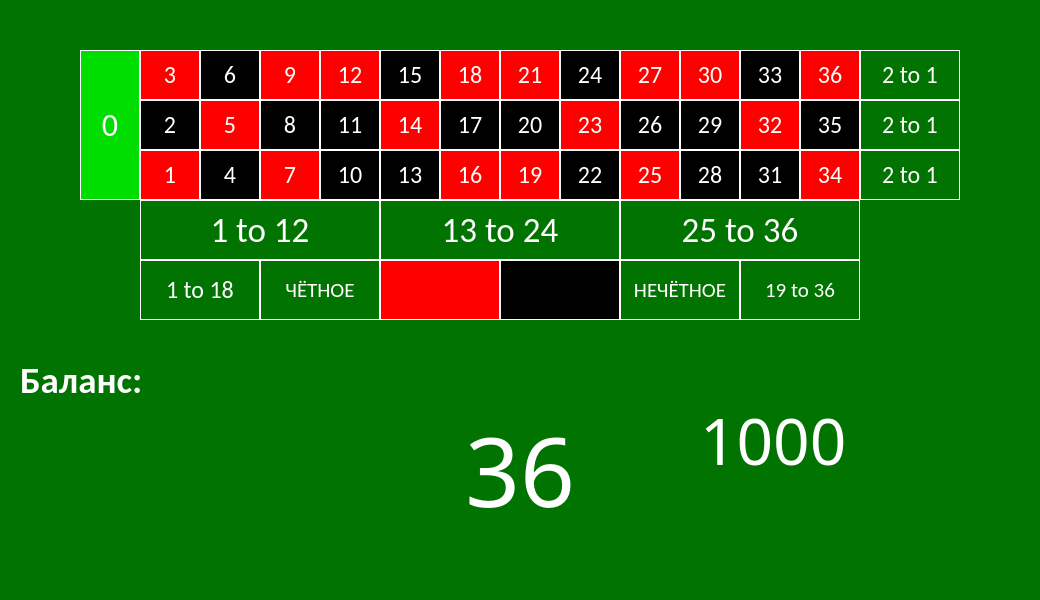
<?xml version="1.0" encoding="UTF-8"?>
<ui version="4.0">
 <class>MainWindow</class>
 <widget class="QMainWindow" name="MainWindow">
  <property name="geometry">
   <rect>
    <x>0</x>
    <y>0</y>
    <width>1040</width>
    <height>600</height>
   </rect>
  </property>
  <property name="windowTitle">
   <string>MainWindow</string>
  </property>
  <property name="styleSheet">
   <string notr="true">background-color: rgb(0, 115, 0);</string>
  </property>
  <widget class="QWidget" name="centralwidget">
   <widget class="QPushButton" name="button1">
    <property name="geometry">
     <rect>
      <x>140</x>
      <y>150</y>
      <width>60</width>
      <height>50</height>
     </rect>
    </property>
    <property name="font">
     <font>
      <family>Calibri</family>
      <pointsize>18</pointsize>
      <weight>50</weight>
      <italic>false</italic>
      <bold>false</bold>
     </font>
    </property>
    <property name="whatsThis">
     <string>&lt;html&gt;&lt;head/&gt;&lt;body&gt;&lt;p&gt;&lt;br/&gt;&lt;/p&gt;&lt;/body&gt;&lt;/html&gt;</string>
    </property>
    <property name="layoutDirection">
     <enum>Qt::LeftToRight</enum>
    </property>
    <property name="styleSheet">
     <string notr="true">background-color: rgb(255, 0, 0);
color: rgb(255, 255, 255);
border: 1px solid #FFFFFF;
</string>
    </property>
    <property name="text">
     <string>1</string>
    </property>
   </widget>
   <widget class="QPushButton" name="button2">
    <property name="geometry">
     <rect>
      <x>140</x>
      <y>100</y>
      <width>60</width>
      <height>50</height>
     </rect>
    </property>
    <property name="font">
     <font>
      <family>Calibri</family>
      <pointsize>18</pointsize>
      <weight>50</weight>
      <italic>false</italic>
      <bold>false</bold>
     </font>
    </property>
    <property name="whatsThis">
     <string>&lt;html&gt;&lt;head/&gt;&lt;body&gt;&lt;p&gt;&lt;br/&gt;&lt;/p&gt;&lt;/body&gt;&lt;/html&gt;</string>
    </property>
    <property name="layoutDirection">
     <enum>Qt::LeftToRight</enum>
    </property>
    <property name="styleSheet">
     <string notr="true">background-color: rgb(0, 0, 0);
color: rgb(255, 255, 255);
border: 1px solid #FFFFFF;
</string>
    </property>
    <property name="text">
     <string>2</string>
    </property>
   </widget>
   <widget class="QPushButton" name="button3">
    <property name="geometry">
     <rect>
      <x>140</x>
      <y>50</y>
      <width>60</width>
      <height>50</height>
     </rect>
    </property>
    <property name="font">
     <font>
      <family>Calibri</family>
      <pointsize>18</pointsize>
      <weight>50</weight>
      <italic>false</italic>
      <bold>false</bold>
     </font>
    </property>
    <property name="whatsThis">
     <string>&lt;html&gt;&lt;head/&gt;&lt;body&gt;&lt;p&gt;&lt;br/&gt;&lt;/p&gt;&lt;/body&gt;&lt;/html&gt;</string>
    </property>
    <property name="layoutDirection">
     <enum>Qt::LeftToRight</enum>
    </property>
    <property name="styleSheet">
     <string notr="true">background-color: rgb(255, 0, 0);
color: rgb(255, 255, 255);
border: 1px solid #FFFFFF;
</string>
    </property>
    <property name="text">
     <string>3</string>
    </property>
   </widget>
   <widget class="QPushButton" name="button5">
    <property name="geometry">
     <rect>
      <x>200</x>
      <y>100</y>
      <width>60</width>
      <height>50</height>
     </rect>
    </property>
    <property name="font">
     <font>
      <family>Calibri</family>
      <pointsize>18</pointsize>
      <weight>50</weight>
      <italic>false</italic>
      <bold>false</bold>
     </font>
    </property>
    <property name="whatsThis">
     <string>&lt;html&gt;&lt;head/&gt;&lt;body&gt;&lt;p&gt;&lt;br/&gt;&lt;/p&gt;&lt;/body&gt;&lt;/html&gt;</string>
    </property>
    <property name="layoutDirection">
     <enum>Qt::LeftToRight</enum>
    </property>
    <property name="styleSheet">
     <string notr="true">background-color: rgb(255, 0, 0);
color: rgb(255, 255, 255);
border: 1px solid #FFFFFF;
</string>
    </property>
    <property name="text">
     <string>5</string>
    </property>
   </widget>
   <widget class="QPushButton" name="button7">
    <property name="geometry">
     <rect>
      <x>260</x>
      <y>150</y>
      <width>60</width>
      <height>50</height>
     </rect>
    </property>
    <property name="font">
     <font>
      <family>Calibri</family>
      <pointsize>18</pointsize>
      <weight>50</weight>
      <italic>false</italic>
      <bold>false</bold>
     </font>
    </property>
    <property name="whatsThis">
     <string>&lt;html&gt;&lt;head/&gt;&lt;body&gt;&lt;p&gt;&lt;br/&gt;&lt;/p&gt;&lt;/body&gt;&lt;/html&gt;</string>
    </property>
    <property name="layoutDirection">
     <enum>Qt::LeftToRight</enum>
    </property>
    <property name="styleSheet">
     <string notr="true">background-color: rgb(255, 0, 0);
color: rgb(255, 255, 255);
border: 1px solid #FFFFFF;
</string>
    </property>
    <property name="text">
     <string>7</string>
    </property>
   </widget>
   <widget class="QPushButton" name="button9">
    <property name="geometry">
     <rect>
      <x>260</x>
      <y>50</y>
      <width>60</width>
      <height>50</height>
     </rect>
    </property>
    <property name="font">
     <font>
      <family>Calibri</family>
      <pointsize>18</pointsize>
      <weight>50</weight>
      <italic>false</italic>
      <bold>false</bold>
     </font>
    </property>
    <property name="whatsThis">
     <string>&lt;html&gt;&lt;head/&gt;&lt;body&gt;&lt;p&gt;&lt;br/&gt;&lt;/p&gt;&lt;/body&gt;&lt;/html&gt;</string>
    </property>
    <property name="layoutDirection">
     <enum>Qt::LeftToRight</enum>
    </property>
    <property name="styleSheet">
     <string notr="true">background-color: rgb(255, 0, 0);
color: rgb(255, 255, 255);
border: 1px solid #FFFFFF;
</string>
    </property>
    <property name="text">
     <string>9</string>
    </property>
   </widget>
   <widget class="QPushButton" name="button4">
    <property name="geometry">
     <rect>
      <x>200</x>
      <y>150</y>
      <width>60</width>
      <height>50</height>
     </rect>
    </property>
    <property name="font">
     <font>
      <family>Calibri</family>
      <pointsize>18</pointsize>
      <weight>50</weight>
      <italic>false</italic>
      <bold>false</bold>
     </font>
    </property>
    <property name="whatsThis">
     <string>&lt;html&gt;&lt;head/&gt;&lt;body&gt;&lt;p&gt;&lt;br/&gt;&lt;/p&gt;&lt;/body&gt;&lt;/html&gt;</string>
    </property>
    <property name="layoutDirection">
     <enum>Qt::LeftToRight</enum>
    </property>
    <property name="styleSheet">
     <string notr="true">background-color: rgb(0, 0, 0);
color: rgb(255, 255, 255);
border: 1px solid #FFFFFF;
</string>
    </property>
    <property name="text">
     <string>4</string>
    </property>
   </widget>
   <widget class="QPushButton" name="button6">
    <property name="geometry">
     <rect>
      <x>200</x>
      <y>50</y>
      <width>60</width>
      <height>50</height>
     </rect>
    </property>
    <property name="font">
     <font>
      <family>Calibri</family>
      <pointsize>18</pointsize>
      <weight>50</weight>
      <italic>false</italic>
      <bold>false</bold>
     </font>
    </property>
    <property name="whatsThis">
     <string>&lt;html&gt;&lt;head/&gt;&lt;body&gt;&lt;p&gt;&lt;br/&gt;&lt;/p&gt;&lt;/body&gt;&lt;/html&gt;</string>
    </property>
    <property name="layoutDirection">
     <enum>Qt::LeftToRight</enum>
    </property>
    <property name="styleSheet">
     <string notr="true">background-color: rgb(0, 0, 0);
color: rgb(255, 255, 255);
border: 1px solid #FFFFFF;
</string>
    </property>
    <property name="text">
     <string>6</string>
    </property>
   </widget>
   <widget class="QPushButton" name="button8">
    <property name="geometry">
     <rect>
      <x>260</x>
      <y>100</y>
      <width>60</width>
      <height>50</height>
     </rect>
    </property>
    <property name="font">
     <font>
      <family>Calibri</family>
      <pointsize>18</pointsize>
      <weight>50</weight>
      <italic>false</italic>
      <bold>false</bold>
     </font>
    </property>
    <property name="whatsThis">
     <string>&lt;html&gt;&lt;head/&gt;&lt;body&gt;&lt;p&gt;&lt;br/&gt;&lt;/p&gt;&lt;/body&gt;&lt;/html&gt;</string>
    </property>
    <property name="layoutDirection">
     <enum>Qt::LeftToRight</enum>
    </property>
    <property name="styleSheet">
     <string notr="true">background-color: rgb(0, 0, 0);
color: rgb(255, 255, 255);
border: 1px solid #FFFFFF;
</string>
    </property>
    <property name="text">
     <string>8</string>
    </property>
   </widget>
   <widget class="QPushButton" name="button17">
    <property name="geometry">
     <rect>
      <x>440</x>
      <y>100</y>
      <width>60</width>
      <height>50</height>
     </rect>
    </property>
    <property name="font">
     <font>
      <family>Calibri</family>
      <pointsize>18</pointsize>
      <weight>50</weight>
      <italic>false</italic>
      <bold>false</bold>
     </font>
    </property>
    <property name="whatsThis">
     <string>&lt;html&gt;&lt;head/&gt;&lt;body&gt;&lt;p&gt;&lt;br/&gt;&lt;/p&gt;&lt;/body&gt;&lt;/html&gt;</string>
    </property>
    <property name="layoutDirection">
     <enum>Qt::LeftToRight</enum>
    </property>
    <property name="styleSheet">
     <string notr="true">background-color: rgb(0, 0, 0);
color: rgb(255, 255, 255);
border: 1px solid #FFFFFF;
</string>
    </property>
    <property name="text">
     <string>17</string>
    </property>
   </widget>
   <widget class="QPushButton" name="button12">
    <property name="geometry">
     <rect>
      <x>320</x>
      <y>50</y>
      <width>60</width>
      <height>50</height>
     </rect>
    </property>
    <property name="font">
     <font>
      <family>Calibri</family>
      <pointsize>18</pointsize>
      <weight>50</weight>
      <italic>false</italic>
      <bold>false</bold>
     </font>
    </property>
    <property name="whatsThis">
     <string>&lt;html&gt;&lt;head/&gt;&lt;body&gt;&lt;p&gt;&lt;br/&gt;&lt;/p&gt;&lt;/body&gt;&lt;/html&gt;</string>
    </property>
    <property name="layoutDirection">
     <enum>Qt::LeftToRight</enum>
    </property>
    <property name="styleSheet">
     <string notr="true">background-color: rgb(255, 0, 0);
color: rgb(255, 255, 255);
border: 1px solid #FFFFFF;
</string>
    </property>
    <property name="text">
     <string>12</string>
    </property>
   </widget>
   <widget class="QPushButton" name="button18">
    <property name="geometry">
     <rect>
      <x>440</x>
      <y>50</y>
      <width>60</width>
      <height>50</height>
     </rect>
    </property>
    <property name="font">
     <font>
      <family>Calibri</family>
      <pointsize>18</pointsize>
      <weight>50</weight>
      <italic>false</italic>
      <bold>false</bold>
     </font>
    </property>
    <property name="whatsThis">
     <string>&lt;html&gt;&lt;head/&gt;&lt;body&gt;&lt;p&gt;&lt;br/&gt;&lt;/p&gt;&lt;/body&gt;&lt;/html&gt;</string>
    </property>
    <property name="layoutDirection">
     <enum>Qt::LeftToRight</enum>
    </property>
    <property name="styleSheet">
     <string notr="true">background-color: rgb(255, 0, 0);
color: rgb(255, 255, 255);
border: 1px solid #FFFFFF;
</string>
    </property>
    <property name="text">
     <string>18</string>
    </property>
   </widget>
   <widget class="QPushButton" name="button10">
    <property name="geometry">
     <rect>
      <x>320</x>
      <y>150</y>
      <width>60</width>
      <height>50</height>
     </rect>
    </property>
    <property name="font">
     <font>
      <family>Calibri</family>
      <pointsize>18</pointsize>
      <weight>50</weight>
      <italic>false</italic>
      <bold>false</bold>
     </font>
    </property>
    <property name="whatsThis">
     <string>&lt;html&gt;&lt;head/&gt;&lt;body&gt;&lt;p&gt;&lt;br/&gt;&lt;/p&gt;&lt;/body&gt;&lt;/html&gt;</string>
    </property>
    <property name="layoutDirection">
     <enum>Qt::LeftToRight</enum>
    </property>
    <property name="styleSheet">
     <string notr="true">background-color: rgb(0, 0, 0);
color: rgb(255, 255, 255);
border: 1px solid #FFFFFF;
</string>
    </property>
    <property name="text">
     <string>10</string>
    </property>
   </widget>
   <widget class="QPushButton" name="button15">
    <property name="geometry">
     <rect>
      <x>380</x>
      <y>50</y>
      <width>60</width>
      <height>50</height>
     </rect>
    </property>
    <property name="font">
     <font>
      <family>Calibri</family>
      <pointsize>18</pointsize>
      <weight>50</weight>
      <italic>false</italic>
      <bold>false</bold>
     </font>
    </property>
    <property name="whatsThis">
     <string>&lt;html&gt;&lt;head/&gt;&lt;body&gt;&lt;p&gt;&lt;br/&gt;&lt;/p&gt;&lt;/body&gt;&lt;/html&gt;</string>
    </property>
    <property name="layoutDirection">
     <enum>Qt::LeftToRight</enum>
    </property>
    <property name="styleSheet">
     <string notr="true">background-color: rgb(0, 0, 0);
color: rgb(255, 255, 255);
border: 1px solid #FFFFFF;
</string>
    </property>
    <property name="text">
     <string>15</string>
    </property>
   </widget>
   <widget class="QPushButton" name="button14">
    <property name="geometry">
     <rect>
      <x>380</x>
      <y>100</y>
      <width>60</width>
      <height>50</height>
     </rect>
    </property>
    <property name="font">
     <font>
      <family>Calibri</family>
      <pointsize>18</pointsize>
      <weight>50</weight>
      <italic>false</italic>
      <bold>false</bold>
     </font>
    </property>
    <property name="whatsThis">
     <string>&lt;html&gt;&lt;head/&gt;&lt;body&gt;&lt;p&gt;&lt;br/&gt;&lt;/p&gt;&lt;/body&gt;&lt;/html&gt;</string>
    </property>
    <property name="layoutDirection">
     <enum>Qt::LeftToRight</enum>
    </property>
    <property name="styleSheet">
     <string notr="true">background-color: rgb(255, 0, 0);
color: rgb(255, 255, 255);
border: 1px solid #FFFFFF;
</string>
    </property>
    <property name="text">
     <string>14</string>
    </property>
   </widget>
   <widget class="QPushButton" name="button11">
    <property name="geometry">
     <rect>
      <x>320</x>
      <y>100</y>
      <width>60</width>
      <height>50</height>
     </rect>
    </property>
    <property name="font">
     <font>
      <family>Calibri</family>
      <pointsize>18</pointsize>
      <weight>50</weight>
      <italic>false</italic>
      <bold>false</bold>
     </font>
    </property>
    <property name="whatsThis">
     <string>&lt;html&gt;&lt;head/&gt;&lt;body&gt;&lt;p&gt;&lt;br/&gt;&lt;/p&gt;&lt;/body&gt;&lt;/html&gt;</string>
    </property>
    <property name="layoutDirection">
     <enum>Qt::LeftToRight</enum>
    </property>
    <property name="styleSheet">
     <string notr="true">background-color: rgb(0, 0, 0);
color: rgb(255, 255, 255);
border: 1px solid #FFFFFF;
</string>
    </property>
    <property name="text">
     <string>11</string>
    </property>
   </widget>
   <widget class="QPushButton" name="button16">
    <property name="geometry">
     <rect>
      <x>440</x>
      <y>150</y>
      <width>60</width>
      <height>50</height>
     </rect>
    </property>
    <property name="font">
     <font>
      <family>Calibri</family>
      <pointsize>18</pointsize>
      <weight>50</weight>
      <italic>false</italic>
      <bold>false</bold>
     </font>
    </property>
    <property name="whatsThis">
     <string>&lt;html&gt;&lt;head/&gt;&lt;body&gt;&lt;p&gt;&lt;br/&gt;&lt;/p&gt;&lt;/body&gt;&lt;/html&gt;</string>
    </property>
    <property name="layoutDirection">
     <enum>Qt::LeftToRight</enum>
    </property>
    <property name="styleSheet">
     <string notr="true">background-color: rgb(255, 0, 0);
color: rgb(255, 255, 255);
border: 1px solid #FFFFFF;
</string>
    </property>
    <property name="text">
     <string>16</string>
    </property>
   </widget>
   <widget class="QPushButton" name="button13">
    <property name="geometry">
     <rect>
      <x>380</x>
      <y>150</y>
      <width>60</width>
      <height>50</height>
     </rect>
    </property>
    <property name="font">
     <font>
      <family>Calibri</family>
      <pointsize>18</pointsize>
      <weight>50</weight>
      <italic>false</italic>
      <bold>false</bold>
     </font>
    </property>
    <property name="whatsThis">
     <string>&lt;html&gt;&lt;head/&gt;&lt;body&gt;&lt;p&gt;&lt;br/&gt;&lt;/p&gt;&lt;/body&gt;&lt;/html&gt;</string>
    </property>
    <property name="layoutDirection">
     <enum>Qt::LeftToRight</enum>
    </property>
    <property name="styleSheet">
     <string notr="true">background-color: rgb(0, 0, 0);
color: rgb(255, 255, 255);
border: 1px solid #FFFFFF;
</string>
    </property>
    <property name="text">
     <string>13</string>
    </property>
   </widget>
   <widget class="QPushButton" name="button31">
    <property name="geometry">
     <rect>
      <x>740</x>
      <y>150</y>
      <width>60</width>
      <height>50</height>
     </rect>
    </property>
    <property name="font">
     <font>
      <family>Calibri</family>
      <pointsize>18</pointsize>
      <weight>50</weight>
      <italic>false</italic>
      <bold>false</bold>
     </font>
    </property>
    <property name="whatsThis">
     <string>&lt;html&gt;&lt;head/&gt;&lt;body&gt;&lt;p&gt;&lt;br/&gt;&lt;/p&gt;&lt;/body&gt;&lt;/html&gt;</string>
    </property>
    <property name="layoutDirection">
     <enum>Qt::LeftToRight</enum>
    </property>
    <property name="styleSheet">
     <string notr="true">background-color: rgb(0, 0, 0);
color: rgb(255, 255, 255);
border: 1px solid #FFFFFF;
</string>
    </property>
    <property name="text">
     <string>31</string>
    </property>
   </widget>
   <widget class="QPushButton" name="button23">
    <property name="geometry">
     <rect>
      <x>560</x>
      <y>100</y>
      <width>60</width>
      <height>50</height>
     </rect>
    </property>
    <property name="font">
     <font>
      <family>Calibri</family>
      <pointsize>18</pointsize>
      <weight>50</weight>
      <italic>false</italic>
      <bold>false</bold>
     </font>
    </property>
    <property name="whatsThis">
     <string>&lt;html&gt;&lt;head/&gt;&lt;body&gt;&lt;p&gt;&lt;br/&gt;&lt;/p&gt;&lt;/body&gt;&lt;/html&gt;</string>
    </property>
    <property name="layoutDirection">
     <enum>Qt::LeftToRight</enum>
    </property>
    <property name="styleSheet">
     <string notr="true">background-color: rgb(255, 0, 0);
color: rgb(255, 255, 255);
border: 1px solid #FFFFFF;
</string>
    </property>
    <property name="text">
     <string>23</string>
    </property>
   </widget>
   <widget class="QPushButton" name="button33">
    <property name="geometry">
     <rect>
      <x>740</x>
      <y>50</y>
      <width>60</width>
      <height>50</height>
     </rect>
    </property>
    <property name="font">
     <font>
      <family>Calibri</family>
      <pointsize>18</pointsize>
      <weight>50</weight>
      <italic>false</italic>
      <bold>false</bold>
     </font>
    </property>
    <property name="whatsThis">
     <string>&lt;html&gt;&lt;head/&gt;&lt;body&gt;&lt;p&gt;&lt;br/&gt;&lt;/p&gt;&lt;/body&gt;&lt;/html&gt;</string>
    </property>
    <property name="layoutDirection">
     <enum>Qt::LeftToRight</enum>
    </property>
    <property name="styleSheet">
     <string notr="true">background-color: rgb(0, 0, 0);
color: rgb(255, 255, 255);
border: 1px solid #FFFFFF;
</string>
    </property>
    <property name="text">
     <string>33</string>
    </property>
   </widget>
   <widget class="QPushButton" name="button22">
    <property name="geometry">
     <rect>
      <x>560</x>
      <y>150</y>
      <width>60</width>
      <height>50</height>
     </rect>
    </property>
    <property name="font">
     <font>
      <family>Calibri</family>
      <pointsize>18</pointsize>
      <weight>50</weight>
      <italic>false</italic>
      <bold>false</bold>
     </font>
    </property>
    <property name="whatsThis">
     <string>&lt;html&gt;&lt;head/&gt;&lt;body&gt;&lt;p&gt;&lt;br/&gt;&lt;/p&gt;&lt;/body&gt;&lt;/html&gt;</string>
    </property>
    <property name="layoutDirection">
     <enum>Qt::LeftToRight</enum>
    </property>
    <property name="styleSheet">
     <string notr="true">background-color: rgb(0, 0, 0);
color: rgb(255, 255, 255);
border: 1px solid #FFFFFF;
</string>
    </property>
    <property name="text">
     <string>22</string>
    </property>
   </widget>
   <widget class="QPushButton" name="button24">
    <property name="geometry">
     <rect>
      <x>560</x>
      <y>50</y>
      <width>60</width>
      <height>50</height>
     </rect>
    </property>
    <property name="font">
     <font>
      <family>Calibri</family>
      <pointsize>18</pointsize>
      <weight>50</weight>
      <italic>false</italic>
      <bold>false</bold>
     </font>
    </property>
    <property name="whatsThis">
     <string>&lt;html&gt;&lt;head/&gt;&lt;body&gt;&lt;p&gt;&lt;br/&gt;&lt;/p&gt;&lt;/body&gt;&lt;/html&gt;</string>
    </property>
    <property name="layoutDirection">
     <enum>Qt::LeftToRight</enum>
    </property>
    <property name="styleSheet">
     <string notr="true">background-color: rgb(0, 0, 0);
color: rgb(255, 255, 255);
border: 1px solid #FFFFFF;
</string>
    </property>
    <property name="text">
     <string>24</string>
    </property>
   </widget>
   <widget class="QPushButton" name="button29">
    <property name="geometry">
     <rect>
      <x>680</x>
      <y>100</y>
      <width>60</width>
      <height>50</height>
     </rect>
    </property>
    <property name="font">
     <font>
      <family>Calibri</family>
      <pointsize>18</pointsize>
      <weight>50</weight>
      <italic>false</italic>
      <bold>false</bold>
     </font>
    </property>
    <property name="whatsThis">
     <string>&lt;html&gt;&lt;head/&gt;&lt;body&gt;&lt;p&gt;&lt;br/&gt;&lt;/p&gt;&lt;/body&gt;&lt;/html&gt;</string>
    </property>
    <property name="layoutDirection">
     <enum>Qt::LeftToRight</enum>
    </property>
    <property name="styleSheet">
     <string notr="true">background-color: rgb(0, 0, 0);
color: rgb(255, 255, 255);
border: 1px solid #FFFFFF;
</string>
    </property>
    <property name="text">
     <string>29</string>
    </property>
   </widget>
   <widget class="QPushButton" name="button27">
    <property name="geometry">
     <rect>
      <x>620</x>
      <y>50</y>
      <width>60</width>
      <height>50</height>
     </rect>
    </property>
    <property name="font">
     <font>
      <family>Calibri</family>
      <pointsize>18</pointsize>
      <weight>50</weight>
      <italic>false</italic>
      <bold>false</bold>
     </font>
    </property>
    <property name="whatsThis">
     <string>&lt;html&gt;&lt;head/&gt;&lt;body&gt;&lt;p&gt;&lt;br/&gt;&lt;/p&gt;&lt;/body&gt;&lt;/html&gt;</string>
    </property>
    <property name="layoutDirection">
     <enum>Qt::LeftToRight</enum>
    </property>
    <property name="styleSheet">
     <string notr="true">background-color: rgb(255, 0, 0);
color: rgb(255, 255, 255);
border: 1px solid #FFFFFF;
</string>
    </property>
    <property name="text">
     <string>27</string>
    </property>
   </widget>
   <widget class="QPushButton" name="button32">
    <property name="geometry">
     <rect>
      <x>740</x>
      <y>100</y>
      <width>60</width>
      <height>50</height>
     </rect>
    </property>
    <property name="font">
     <font>
      <family>Calibri</family>
      <pointsize>18</pointsize>
      <weight>50</weight>
      <italic>false</italic>
      <bold>false</bold>
     </font>
    </property>
    <property name="whatsThis">
     <string>&lt;html&gt;&lt;head/&gt;&lt;body&gt;&lt;p&gt;&lt;br/&gt;&lt;/p&gt;&lt;/body&gt;&lt;/html&gt;</string>
    </property>
    <property name="layoutDirection">
     <enum>Qt::LeftToRight</enum>
    </property>
    <property name="styleSheet">
     <string notr="true">background-color: rgb(255, 0, 0);
color: rgb(255, 255, 255);
border: 1px solid #FFFFFF;
</string>
    </property>
    <property name="text">
     <string>32</string>
    </property>
   </widget>
   <widget class="QPushButton" name="button25">
    <property name="geometry">
     <rect>
      <x>620</x>
      <y>150</y>
      <width>60</width>
      <height>50</height>
     </rect>
    </property>
    <property name="font">
     <font>
      <family>Calibri</family>
      <pointsize>18</pointsize>
      <weight>50</weight>
      <italic>false</italic>
      <bold>false</bold>
     </font>
    </property>
    <property name="whatsThis">
     <string>&lt;html&gt;&lt;head/&gt;&lt;body&gt;&lt;p&gt;&lt;br/&gt;&lt;/p&gt;&lt;/body&gt;&lt;/html&gt;</string>
    </property>
    <property name="layoutDirection">
     <enum>Qt::LeftToRight</enum>
    </property>
    <property name="styleSheet">
     <string notr="true">background-color: rgb(255, 0, 0);
color: rgb(255, 255, 255);
border: 1px solid #FFFFFF;
</string>
    </property>
    <property name="text">
     <string>25</string>
    </property>
   </widget>
   <widget class="QPushButton" name="button19">
    <property name="geometry">
     <rect>
      <x>500</x>
      <y>150</y>
      <width>60</width>
      <height>50</height>
     </rect>
    </property>
    <property name="font">
     <font>
      <family>Calibri</family>
      <pointsize>18</pointsize>
      <weight>50</weight>
      <italic>false</italic>
      <bold>false</bold>
     </font>
    </property>
    <property name="whatsThis">
     <string>&lt;html&gt;&lt;head/&gt;&lt;body&gt;&lt;p&gt;&lt;br/&gt;&lt;/p&gt;&lt;/body&gt;&lt;/html&gt;</string>
    </property>
    <property name="layoutDirection">
     <enum>Qt::LeftToRight</enum>
    </property>
    <property name="styleSheet">
     <string notr="true">background-color: rgb(255, 0, 0);
color: rgb(255, 255, 255);
border: 1px solid #FFFFFF;
</string>
    </property>
    <property name="text">
     <string>19</string>
    </property>
   </widget>
   <widget class="QPushButton" name="button36">
    <property name="geometry">
     <rect>
      <x>800</x>
      <y>50</y>
      <width>60</width>
      <height>50</height>
     </rect>
    </property>
    <property name="font">
     <font>
      <family>Calibri</family>
      <pointsize>18</pointsize>
      <weight>50</weight>
      <italic>false</italic>
      <bold>false</bold>
     </font>
    </property>
    <property name="whatsThis">
     <string>&lt;html&gt;&lt;head/&gt;&lt;body&gt;&lt;p&gt;&lt;br/&gt;&lt;/p&gt;&lt;/body&gt;&lt;/html&gt;</string>
    </property>
    <property name="layoutDirection">
     <enum>Qt::LeftToRight</enum>
    </property>
    <property name="styleSheet">
     <string notr="true">background-color: rgb(255, 0, 0);
color: rgb(255, 255, 255);
border: 1px solid #FFFFFF;
</string>
    </property>
    <property name="text">
     <string>36</string>
    </property>
   </widget>
   <widget class="QPushButton" name="button21">
    <property name="geometry">
     <rect>
      <x>500</x>
      <y>50</y>
      <width>60</width>
      <height>50</height>
     </rect>
    </property>
    <property name="font">
     <font>
      <family>Calibri</family>
      <pointsize>18</pointsize>
      <weight>50</weight>
      <italic>false</italic>
      <bold>false</bold>
     </font>
    </property>
    <property name="whatsThis">
     <string>&lt;html&gt;&lt;head/&gt;&lt;body&gt;&lt;p&gt;&lt;br/&gt;&lt;/p&gt;&lt;/body&gt;&lt;/html&gt;</string>
    </property>
    <property name="layoutDirection">
     <enum>Qt::LeftToRight</enum>
    </property>
    <property name="styleSheet">
     <string notr="true">background-color: rgb(255, 0, 0);
color: rgb(255, 255, 255);
border: 1px solid #FFFFFF;
</string>
    </property>
    <property name="text">
     <string>21</string>
    </property>
   </widget>
   <widget class="QPushButton" name="button30">
    <property name="geometry">
     <rect>
      <x>680</x>
      <y>50</y>
      <width>60</width>
      <height>50</height>
     </rect>
    </property>
    <property name="font">
     <font>
      <family>Calibri</family>
      <pointsize>18</pointsize>
      <weight>50</weight>
      <italic>false</italic>
      <bold>false</bold>
     </font>
    </property>
    <property name="whatsThis">
     <string>&lt;html&gt;&lt;head/&gt;&lt;body&gt;&lt;p&gt;&lt;br/&gt;&lt;/p&gt;&lt;/body&gt;&lt;/html&gt;</string>
    </property>
    <property name="layoutDirection">
     <enum>Qt::LeftToRight</enum>
    </property>
    <property name="styleSheet">
     <string notr="true">background-color: rgb(255, 0, 0);
color: rgb(255, 255, 255);
border: 1px solid #FFFFFF;
</string>
    </property>
    <property name="text">
     <string>30</string>
    </property>
   </widget>
   <widget class="QPushButton" name="button35">
    <property name="geometry">
     <rect>
      <x>800</x>
      <y>100</y>
      <width>60</width>
      <height>50</height>
     </rect>
    </property>
    <property name="font">
     <font>
      <family>Calibri</family>
      <pointsize>18</pointsize>
      <weight>50</weight>
      <italic>false</italic>
      <bold>false</bold>
     </font>
    </property>
    <property name="whatsThis">
     <string>&lt;html&gt;&lt;head/&gt;&lt;body&gt;&lt;p&gt;&lt;br/&gt;&lt;/p&gt;&lt;/body&gt;&lt;/html&gt;</string>
    </property>
    <property name="layoutDirection">
     <enum>Qt::LeftToRight</enum>
    </property>
    <property name="styleSheet">
     <string notr="true">background-color: rgb(0, 0, 0);
color: rgb(255, 255, 255);
border: 1px solid #FFFFFF;
</string>
    </property>
    <property name="text">
     <string>35</string>
    </property>
   </widget>
   <widget class="QPushButton" name="button20">
    <property name="geometry">
     <rect>
      <x>500</x>
      <y>100</y>
      <width>60</width>
      <height>50</height>
     </rect>
    </property>
    <property name="font">
     <font>
      <family>Calibri</family>
      <pointsize>18</pointsize>
      <weight>50</weight>
      <italic>false</italic>
      <bold>false</bold>
     </font>
    </property>
    <property name="whatsThis">
     <string>&lt;html&gt;&lt;head/&gt;&lt;body&gt;&lt;p&gt;&lt;br/&gt;&lt;/p&gt;&lt;/body&gt;&lt;/html&gt;</string>
    </property>
    <property name="layoutDirection">
     <enum>Qt::LeftToRight</enum>
    </property>
    <property name="styleSheet">
     <string notr="true">background-color: rgb(0, 0, 0);
color: rgb(255, 255, 255);
border: 1px solid #FFFFFF;
</string>
    </property>
    <property name="text">
     <string>20</string>
    </property>
   </widget>
   <widget class="QPushButton" name="button28">
    <property name="geometry">
     <rect>
      <x>680</x>
      <y>150</y>
      <width>60</width>
      <height>50</height>
     </rect>
    </property>
    <property name="font">
     <font>
      <family>Calibri</family>
      <pointsize>18</pointsize>
      <weight>50</weight>
      <italic>false</italic>
      <bold>false</bold>
     </font>
    </property>
    <property name="whatsThis">
     <string>&lt;html&gt;&lt;head/&gt;&lt;body&gt;&lt;p&gt;&lt;br/&gt;&lt;/p&gt;&lt;/body&gt;&lt;/html&gt;</string>
    </property>
    <property name="layoutDirection">
     <enum>Qt::LeftToRight</enum>
    </property>
    <property name="styleSheet">
     <string notr="true">background-color: rgb(0, 0, 0);
color: rgb(255, 255, 255);
border: 1px solid #FFFFFF;
</string>
    </property>
    <property name="text">
     <string>28</string>
    </property>
   </widget>
   <widget class="QPushButton" name="button26">
    <property name="geometry">
     <rect>
      <x>620</x>
      <y>100</y>
      <width>60</width>
      <height>50</height>
     </rect>
    </property>
    <property name="font">
     <font>
      <family>Calibri</family>
      <pointsize>18</pointsize>
      <weight>50</weight>
      <italic>false</italic>
      <bold>false</bold>
     </font>
    </property>
    <property name="whatsThis">
     <string>&lt;html&gt;&lt;head/&gt;&lt;body&gt;&lt;p&gt;&lt;br/&gt;&lt;/p&gt;&lt;/body&gt;&lt;/html&gt;</string>
    </property>
    <property name="layoutDirection">
     <enum>Qt::LeftToRight</enum>
    </property>
    <property name="styleSheet">
     <string notr="true">background-color: rgb(0, 0, 0);
color: rgb(255, 255, 255);
border: 1px solid #FFFFFF;
</string>
    </property>
    <property name="text">
     <string>26</string>
    </property>
   </widget>
   <widget class="QPushButton" name="button34">
    <property name="geometry">
     <rect>
      <x>800</x>
      <y>150</y>
      <width>60</width>
      <height>50</height>
     </rect>
    </property>
    <property name="font">
     <font>
      <family>Calibri</family>
      <pointsize>18</pointsize>
      <weight>50</weight>
      <italic>false</italic>
      <bold>false</bold>
     </font>
    </property>
    <property name="whatsThis">
     <string>&lt;html&gt;&lt;head/&gt;&lt;body&gt;&lt;p&gt;&lt;br/&gt;&lt;/p&gt;&lt;/body&gt;&lt;/html&gt;</string>
    </property>
    <property name="layoutDirection">
     <enum>Qt::LeftToRight</enum>
    </property>
    <property name="styleSheet">
     <string notr="true">background-color: rgb(255, 0, 0);
color: rgb(255, 255, 255);
border: 1px solid #FFFFFF;
</string>
    </property>
    <property name="text">
     <string>34</string>
    </property>
   </widget>
   <widget class="QPushButton" name="button0">
    <property name="geometry">
     <rect>
      <x>80</x>
      <y>50</y>
      <width>60</width>
      <height>150</height>
     </rect>
    </property>
    <property name="font">
     <font>
      <family>Calibri</family>
      <pointsize>24</pointsize>
     </font>
    </property>
    <property name="styleSheet">
     <string notr="true">background-color: #00DD00;
color: rgb(255, 255, 255);
border: 1px solid #FFFFFF;
</string>
    </property>
    <property name="text">
     <string>0</string>
    </property>
   </widget>
   <widget class="QPushButton" name="button1_12">
    <property name="geometry">
     <rect>
      <x>140</x>
      <y>200</y>
      <width>240</width>
      <height>60</height>
     </rect>
    </property>
    <property name="font">
     <font>
      <family>Calibri</family>
      <pointsize>26</pointsize>
     </font>
    </property>
    <property name="styleSheet">
     <string notr="true">color: rgb(255, 255, 255);
border: 1px solid #FFFFFF;
</string>
    </property>
    <property name="text">
     <string>1 to 12</string>
    </property>
   </widget>
   <widget class="QPushButton" name="button13_24">
    <property name="geometry">
     <rect>
      <x>380</x>
      <y>200</y>
      <width>240</width>
      <height>60</height>
     </rect>
    </property>
    <property name="font">
     <font>
      <family>Calibri</family>
      <pointsize>26</pointsize>
     </font>
    </property>
    <property name="styleSheet">
     <string notr="true">color: rgb(255, 255, 255);
border: 1px solid #FFFFFF;
</string>
    </property>
    <property name="text">
     <string>13 to 24</string>
    </property>
   </widget>
   <widget class="QPushButton" name="button25_36">
    <property name="geometry">
     <rect>
      <x>620</x>
      <y>200</y>
      <width>240</width>
      <height>60</height>
     </rect>
    </property>
    <property name="font">
     <font>
      <family>Calibri</family>
      <pointsize>26</pointsize>
     </font>
    </property>
    <property name="styleSheet">
     <string notr="true">color: rgb(255, 255, 255);
border: 1px solid #FFFFFF;
</string>
    </property>
    <property name="text">
     <string>25 to 36</string>
    </property>
   </widget>
   <widget class="QPushButton" name="button2to1_3">
    <property name="geometry">
     <rect>
      <x>860</x>
      <y>50</y>
      <width>100</width>
      <height>50</height>
     </rect>
    </property>
    <property name="font">
     <font>
      <family>Calibri</family>
      <pointsize>18</pointsize>
     </font>
    </property>
    <property name="styleSheet">
     <string notr="true">color: rgb(255, 255, 255);
border: 1px solid #FFFFFF;
</string>
    </property>
    <property name="text">
     <string>2 to 1</string>
    </property>
   </widget>
   <widget class="QPushButton" name="button2to1_2">
    <property name="geometry">
     <rect>
      <x>860</x>
      <y>100</y>
      <width>100</width>
      <height>50</height>
     </rect>
    </property>
    <property name="font">
     <font>
      <family>Calibri</family>
      <pointsize>18</pointsize>
     </font>
    </property>
    <property name="styleSheet">
     <string notr="true">color: rgb(255, 255, 255);
border: 1px solid #FFFFFF;
</string>
    </property>
    <property name="text">
     <string>2 to 1</string>
    </property>
   </widget>
   <widget class="QPushButton" name="button2to1_1">
    <property name="geometry">
     <rect>
      <x>860</x>
      <y>150</y>
      <width>100</width>
      <height>50</height>
     </rect>
    </property>
    <property name="font">
     <font>
      <family>Calibri</family>
      <pointsize>18</pointsize>
     </font>
    </property>
    <property name="styleSheet">
     <string notr="true">color: rgb(255, 255, 255);
border: 1px solid #FFFFFF;
</string>
    </property>
    <property name="text">
     <string>2 to 1</string>
    </property>
   </widget>
   <widget class="QPushButton" name="button1to18">
    <property name="geometry">
     <rect>
      <x>140</x>
      <y>260</y>
      <width>120</width>
      <height>60</height>
     </rect>
    </property>
    <property name="font">
     <font>
      <family>Calibri</family>
      <pointsize>18</pointsize>
     </font>
    </property>
    <property name="styleSheet">
     <string notr="true">color: rgb(255, 255, 255);
border: 1px solid #FFFFFF;
</string>
    </property>
    <property name="text">
     <string>1 to 18</string>
    </property>
   </widget>
   <widget class="QPushButton" name="buttonEven">
    <property name="geometry">
     <rect>
      <x>260</x>
      <y>260</y>
      <width>120</width>
      <height>60</height>
     </rect>
    </property>
    <property name="font">
     <font>
      <family>Calibri</family>
      <pointsize>16</pointsize>
     </font>
    </property>
    <property name="styleSheet">
     <string notr="true">color: rgb(255, 255, 255);
border: 1px solid #FFFFFF;
</string>
    </property>
    <property name="text">
     <string>ЧЁТНОЕ</string>
    </property>
   </widget>
   <widget class="QPushButton" name="buttonRed">
    <property name="geometry">
     <rect>
      <x>380</x>
      <y>260</y>
      <width>120</width>
      <height>60</height>
     </rect>
    </property>
    <property name="font">
     <font>
      <family>Calibri</family>
      <pointsize>18</pointsize>
     </font>
    </property>
    <property name="styleSheet">
     <string notr="true">background-color: rgb(255, 0, 0);
color: rgb(255, 255, 255);
border: 1px solid #FFFFFF;

</string>
    </property>
    <property name="text">
     <string/>
    </property>
   </widget>
   <widget class="QPushButton" name="buttonBlack">
    <property name="geometry">
     <rect>
      <x>500</x>
      <y>260</y>
      <width>120</width>
      <height>60</height>
     </rect>
    </property>
    <property name="font">
     <font>
      <family>Calibri</family>
      <pointsize>18</pointsize>
     </font>
    </property>
    <property name="styleSheet">
     <string notr="true">background-color: rgb(0, 0, 0);
color: rgb(255, 255, 255);
border: 1px solid #FFFFFF;

</string>
    </property>
    <property name="text">
     <string/>
    </property>
   </widget>
   <widget class="QPushButton" name="buttonOdd">
    <property name="geometry">
     <rect>
      <x>620</x>
      <y>260</y>
      <width>120</width>
      <height>60</height>
     </rect>
    </property>
    <property name="font">
     <font>
      <family>Calibri</family>
      <pointsize>16</pointsize>
     </font>
    </property>
    <property name="styleSheet">
     <string notr="true">color: rgb(255, 255, 255);
border: 1px solid #FFFFFF;
</string>
    </property>
    <property name="text">
     <string>НЕЧЁТНОЕ</string>
    </property>
   </widget>
   <widget class="QPushButton" name="button19to36">
    <property name="geometry">
     <rect>
      <x>740</x>
      <y>260</y>
      <width>120</width>
      <height>60</height>
     </rect>
    </property>
    <property name="font">
     <font>
      <family>Calibri</family>
      <pointsize>16</pointsize>
     </font>
    </property>
    <property name="styleSheet">
     <string notr="true">color: rgb(255, 255, 255);
border: 1px solid #FFFFFF;
</string>
    </property>
    <property name="text">
     <string>19 to 36</string>
    </property>
   </widget>
   <widget class="QLabel" name="label">
    <property name="geometry">
     <rect>
      <x>420</x>
      <y>370</y>
      <width>200</width>
      <height>200</height>
     </rect>
    </property>
    <property name="font">
     <font>
      <family>MV Boli</family>
      <pointsize>72</pointsize>
      <weight>50</weight>
      <bold>false</bold>
     </font>
    </property>
    <property name="styleSheet">
     <string notr="true">color: rgb(255, 255, 255);</string>
    </property>
    <property name="text">
     <string>36</string>
    </property>
    <property name="alignment">
     <set>Qt::AlignCenter</set>
    </property>
   </widget>
   <widget class="QLabel" name="labelBalance">
    <property name="geometry">
     <rect>
      <x>20</x>
      <y>360</y>
      <width>320</width>
      <height>40</height>
     </rect>
    </property>
    <property name="font">
     <font>
      <family>Calibri</family>
      <pointsize>28</pointsize>
      <weight>75</weight>
      <bold>true</bold>
     </font>
    </property>
    <property name="styleSheet">
     <string notr="true">color: rgb(255, 255, 255);</string>
    </property>
    <property name="text">
     <string>Баланс:</string>
    </property>
   </widget>
   <widget class="QLabel" name="labelBalance_2">
    <property name="geometry">
     <rect>
      <x>700</x>
      <y>360</y>
      <width>320</width>
      <height>160</height>
     </rect>
    </property>
    <property name="font">
     <font>
      <family>MV Boli</family>
      <pointsize>48</pointsize>
     </font>
    </property>
    <property name="styleSheet">
     <string notr="true">color: rgb(255, 255, 255);</string>
    </property>
    <property name="text">
     <string>1000</string>
    </property>
   </widget>
  </widget>
 </widget>
 <resources/>
 <connections/>
</ui>
